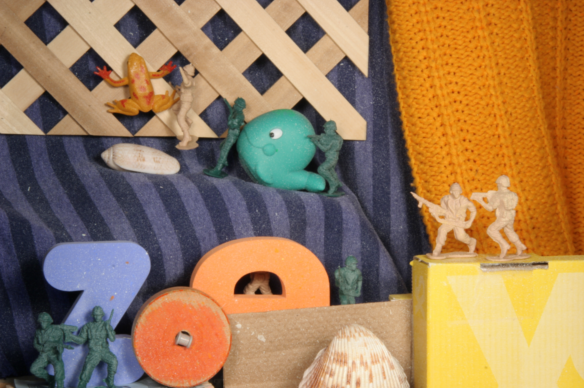
#> input picture dataset/eval-data/Army/frame07.png, 584 x 388 px, found by its file name
$ jupyter execute --allow-errors LK_Pyramid.ipynb
#> lines starting #> are read from the running program, lines starting #| are printed output that depends on the picture
[cell 1]
from numpy import linalg
from scipy import signal
import numpy as np
from pylab import *
import matplotlib.pyplot as plt
import cv2
from PIL import Image
import random

[cell 2]
'''
In regular optical flow method, we assume the following:
	a) brightness constancy
	b) small motion
	c) Spatial coherence
Now, if the object were to move a larger distance then the traditional
optical flow method would work bad. This is why, we use gaussian pyramids
(coarse-to-fine) method to apply optical flow.

Pyramid is built by using multiple copies of the same image.
Each level in the pyramid is 1//4th of the size of the previous level and when stacked together
it looks like a pyramid. The lowest level is of the highest resolution and the highest level
is of the lowest resolution.

Algorithm for downsamples (to produce I[m//2,n//2](i+1) layer for I[m,n](i):
	a) Convolve I(i) with the Gaussian kernel, G.
	b) Remove every even numbered row and column			#up-sample by a factor of 2
	This follows that each image (I(i+1)next layer) is exactly one-quarter the area of its predecessor (I(i) current frame).

Algorithm for upsamples (to produce I[2m, 2n](i+1) layer for I[m,n](i)):
	a) Insert zero column and row alternatively. This ensure the I[2m, 2n]
	b) Convolve I[2m, 2n] with G of double the size to be used.

Optical Flow is implemeneted in the same as described in the previous program

We need to use the result of current iteration to be propagated to the next iteration and thats why we define the next function,
which calculates the optical flow in a same sized window.

Finally we write a function which combines all the above user-defined functions to include the Lucas Kanade algorithm iteratively over all the levels

'''

[cell 3]
# function defines the gaussian function used for convolution which returns the
# [6 lines left out: function GaussianFunction, not called in this run]

[cell 4]
# function returns the gaussian kernel using the GaussianFunction of size 3x3
# [9 lines left out: function GaussianMask, not called in this run]

#> (a cell that did not finish here is left out)

[cell 6]
def DownSample(I):
    Ix = Iy  = []
    I = np.array(I)
    S = np.shape(I)											#shape of the image
    for i in range(S[0]):
        Ix.extend([signal.convolve(I[i,:],G,'same')])		#convolution of the I[i] with G
    Ix = np.array(np.matrix(Ix))
    Iy = Ix[::2, ::2]										#selects the alternate column and row
    return Iy

[cell 7]
# [11 lines left out: function UpSample, not called in this run]

[cell 8]
# [34 lines left out: function LucasKanade, not called in this run]

[cell 9]
# [77 lines left out: function LucasKanadeIterative, not called in this run]

[cell 10]
'''
warp is: if you apply LK for two images and you get say u=2 and v=3 for a certain pixel, in this case applying warping of one image is to increase the x-coordinate of that pixel by 2 and increase it's y-coordinate by 3, and then make this for all other pixels in the image using the associated u and v.

In step two you need to warp one image using the u and v motion vectors that you get from the first step, if your estimate to u and v from the first step is accurate then after applying the second step the two images will coincides on each other, and this means that if you apply Lucas Kanade algorithm on these two images(step 3) you will get u=0 and v=0 because the two images coincides on each others.
but in real situations you will not get accurate u and v from the first iteration.
so after applying the warping there will be a smaller motion between the two images and if you apply Lucas Kanade algorithm between these two images you will get a smaller u and v and you refine the motion vectors by the following:
are zeros or very small.

this is iterative LK without pyramids.

https://dsp.stackexchange.com/questions/13234/iterative-lucas-kanade-algorithm

'''
def LK_Pyramid(Im1, Im2, iteration, level):

    ''' The function uses all the above defined function to implement LK algorithm in a multi-resolution Gaussian pyramid
    framework. We use the following :
    window size of 3x3
    Pyramid size = 3 levels

    Starting from the lower most level, at each level we use the iterative LK algorithm and then warp and upsample it so that it can be used for the next level.
    '''
    I1 = np.array(Im1)
    I2 = np.array(Im2)
    S = np.shape(I1)

    pyramid1 = np.empty((S[0],S[1],level))
    pyramid2 = np.empty((S[0],S[1],level))
    pyramid1[:,:,0] = I1 			#since the lowest level is the original imae
    pyramid2[:,:,0] = I2 			#since the lowest level is the original image

    #creating the pyramid by downsampling the original image
    for i in range(1, level):
        I1 = DownSample(I1)
        I2 = DownSample(I2)
        pyramid1[0:np.shape(I1)[0], 0:np.shape(I1)[1], i] = I1
        pyramid2[0:np.shape(I2)[0], 0:np.shape(I2)[1], i] = I2

    level0_I1 = pyramid1[0:(len(pyramid1[:,0])//4),0:(len(pyramid1[0,:])//4),2]
    level0_I2 = pyramid2[0:(len(pyramid2[:,0])//4),0:(len(pyramid2[0,:])//4),2]
    (u,v) = LucasKanade(Im1, Im2)

    for i in range(0, iteration):
        (u,v,r) = LucasKanadeIterative(level0_I1, level0_I2, u, v)
    u_l0 = u
    v_l0 = v
    I_l0 = level0_I1
    #u_l0[np.where(u_l0 == 0)] = nan
    #v_l0[np.where(v_l0 == 0)] = nan

    #for level 1
    k = 1
    u1 = UpSample(u)
    v1 = UpSample(v)
    I1new = pyramid1[0:(len(pyramid1[:,0])//(2**(level-k-1))),0:(len(pyramid1[0,:])//(2**(level-k-1))),level-k-1]
    I2new = pyramid2[0:(len(pyramid2[:,0])//(2**(level-k-1))),0:(len(pyramid2[0,:])//(2**(level-k-1))),level-k-1]
    (u,v,r) = LucasKanadeIterative(I1new, I2new, u1, v1)

    u_l1 = u
    v_l1 = v
    I_l1 = I1new
    #u_l1[np.where(u_l1 == 0)] = nan
    #v_l1[np.where(v_l1 == 0)] = nan

    k = 2
    u1 = UpSample(u)
    v1 = UpSample(v)
    I1new = pyramid1[0:(len(pyramid1[:,0])//(2**(level-k-1))),0:(len(pyramid1[0,:])//(2**(level-k-1))),level-k-1]
    I2new = pyramid2[0:(len(pyramid2[:,0])//(2**(level-k-1))),0:(len(pyramid2[0,:])//(2**(level-k-1))),level-k-1]
    (u,v,r) = LucasKanadeIterative(I1new, I2new, u1, v1)

    u_l2 = u
    v_l2 = v
    I_l2 = I1new
    #u_l2[np.where(u_l2 == 0)] = nan
    #v_l2[np.where(v_l2 == 0)] = nan

    colours = "bgrcmykw"
    colour_index = random.randrange(0,8)
    c=colours[colour_index]
    c="g"

    ######### Base Level ##########
    plt.figure()
    plt.imshow(I_l0,cmap = cm.gray)
    plt.title('Level 0 - Base level')
    quiver(u_l0,v_l0,color = c)

    ######### Level 1 ##########

    #c=colours[colour_index]
    plt.figure()
    plt.imshow(I_l1,cmap = cm.gray)
    plt.title('Level 1')
    quiver(u_l1,v_l1,color = c)

    ######### Level 2 ##########
    #c=colours[colour_index]
    plt.figure()
    plt.imshow(I_l2,cmap = cm.gray)
    plt.title('Level 2')
    plt.quiver(u_l2,v_l2,color = c)
    plt.show()

    ######### Level Final ##########

    u_fin = UpSample(UpSample(u_l0)) + UpSample(u_l1) + u_l2
    v_fin = UpSample(UpSample(v_l0)) + UpSample(v_l1) + v_l2

    #u_fin[np.where(u_fin == 0)] = nan
    #v_fin[np.where(v_fin == 0)] = nan

    print(u_l0)
    print(UpSample(UpSample(u_l0)).shape)
    print(UpSample(UpSample(u_l0)))

    print(UpSample(u_l1))

    print(UpSample(u_l2))


    print("U FINAL")
    print(u_fin)

    plt.figure()
    plt.imshow(I_l2,cmap = cm.gray)
    plt.title('Final estimation of U and V')
    plt.quiver(u_fin,v_fin,color = c)
    plt.show()
    '''
        plt.figure(1)
    plt.imshow(pyramid1[:,:,0], cmap = cm.gray)
    plt.figure(2)
    plt.imshow(pyramid1[:,:,1], cmap = cm.gray)
    plt.figure(3)
    plt.imshow(pyramid1[:,:,2], cmap = cm.gray)
    plt.figure(4)
    plt.imshow(level0_I1, cmap = cm.gray)
    plt.show()


    '''
    arrow = arrow = np.sqrt(u_fin**2+v_fin**2)
    return u_fin, v_fin,arrow

[cell 11]
# [24 lines left out: functions getCoor, drawArrow, not called in this run]

[cell 12]
def run(prevImg, nextImg):
    prevGray = cv2.cvtColor(prevImg, cv2.COLOR_BGR2GRAY)
    nextGray = cv2.cvtColor(nextImg, cv2.COLOR_BGR2GRAY)
    hx, hy, arrow= LK_Pyramid(prevGray, nextGray, 3, 3)
    coor = getCoor(hx, hy, arrow)
    out = drawArrow(prevImg, hx, hy, coor)
    return out

prevImg = cv2.imread('dataset/eval-data-gray/Army/frame07.png')
#> prevImg is the input picture: shape (388, 584, 3); mean B, G, R 89.2, 123, 154.9
nextImg = cv2.imread('dataset/eval-data-gray/Army/frame08.png')
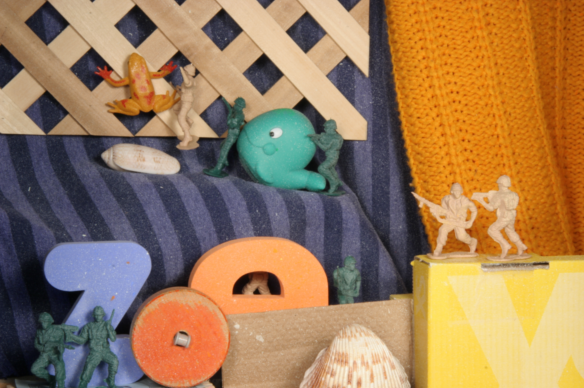
#> input picture dataset/eval-data/Army/frame08.png, 584 x 388 px, found by its file name
#> nextImg is the input picture: shape (388, 584, 3); mean B, G, R 89.2, 123.3, 155.3

#> (the rest of this cell did not finish here and is left out)

#> in run, `prevGray = cv2.cvtColor(prevImg, cv2.COLOR_BGR2GRAY)`:
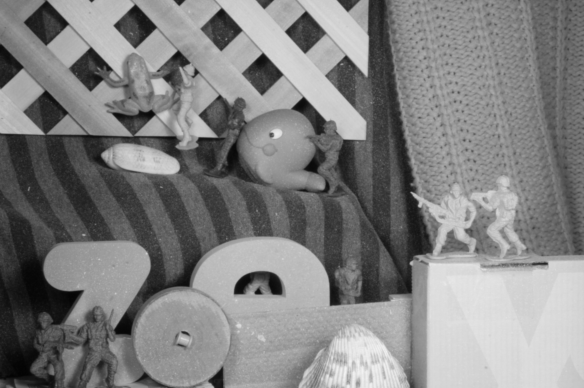
#> prevGray: shape (388, 584); min 3, max 243, mean 128.7
#> in run, `nextGray = cv2.cvtColor(nextImg, cv2.COLOR_BGR2GRAY)`:
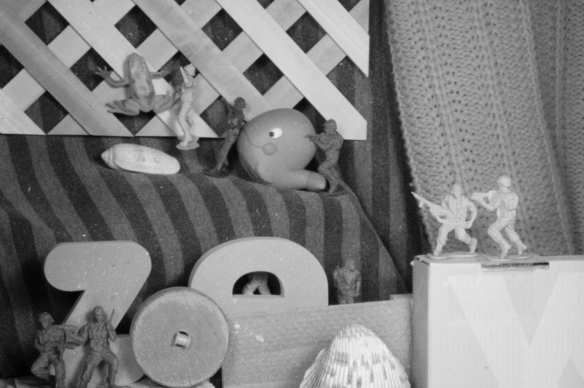
#> nextGray: shape (388, 584); min 2, max 243, mean 129
#> in LK_Pyramid, `pyramid1[:,:,0] = I1`:
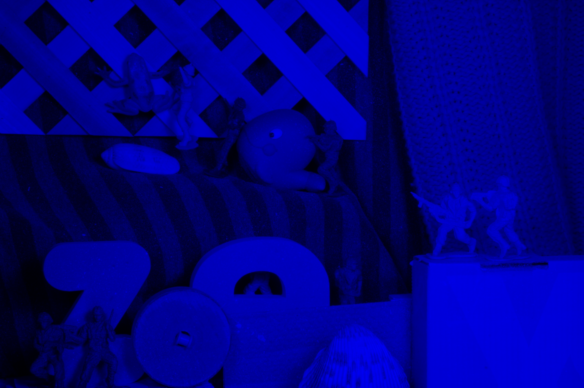
#> pyramid1: shape (388, 584, 3) float64; mean of channels 0, 1, 2 128.7, 0, 0; drawn as B, G, R
#> in LK_Pyramid, `pyramid2[:,:,0] = I2`:
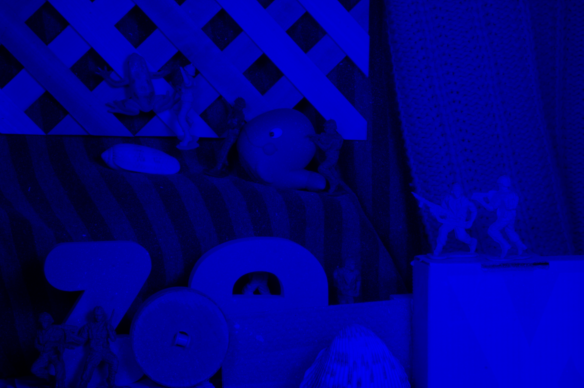
#> pyramid2: shape (388, 584, 3) float64; mean of channels 0, 1, 2 129, 0, 0; drawn as B, G, R
cv2.imwrite("test-pyramid.png", out)
